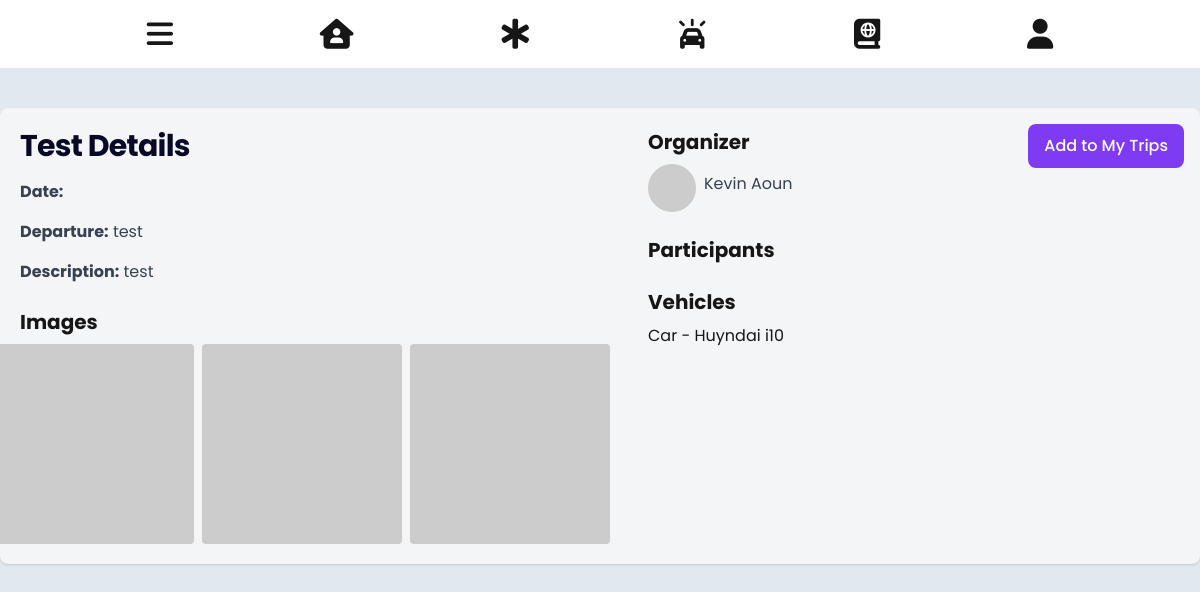
Screenshot of /tripDetails/T230001/ with the database file from the repository.
### core/models.py (models this page shows, shortened)
class Trip(models.Model):
    id_prefix = "T"
    image = models.ImageField(blank=True, null=True)
    name = models.CharField(max_length=200, null=True)
    tripID = models.CharField(max_length=500, blank=True, primary_key=True)
    userID = models.ForeignKey(Person, on_delete=models.CASCADE)
    orgID = models.ForeignKey('Organization', on_delete=models.CASCADE, blank=True, null=True)
    plateNb = models.ForeignKey('Vehicle', on_delete=models.CASCADE)
    rideDate = models.DateTimeField()
    description = models.TextField(null=True)
    nbParticipants = models.PositiveIntegerField()
    departure = models.CharField(max_length=255)
    isCompleted = models.BooleanField(default=False)
    isFeatured = models.BooleanField(default=False)
    isBookmarked = models.BooleanField(default=False)
    participants = models.ManyToManyField('Person', default='', null=True, blank=True, related_name='participants')

class Person(models.Model):
    id_prefix = 'P'
    user = models.OneToOneField(User, on_delete=models.CASCADE)
    personID = models.CharField(max_length=50, blank=True, primary_key=True)
    gender = models.CharField(max_length=100,choices=GENDER_CHOICES)
    image = models.ImageField(upload_to='person_images/', blank=True)
    dob = models.DateField()

class Vehicle(models.Model):
    plateNb = models.CharField(max_length=500, blank=True, primary_key=True)
    userID = models.ForeignKey(Person, on_delete=models.CASCADE)
    model = models.CharField(max_length=255)
    make = models.CharField(max_length=255)
    color = models.CharField(max_length=255)
    nbSeats = models.PositiveIntegerField()

### core/views.py (the view)
# urls.py: path('tripDetails/<str:trip_id>/', views.trip_details, name="tripDetails"),
def trip_details(request, trip_id):
    trip = get_object_or_404(Trip, tripID=trip_id)
    participants = trip.participants.all()
    context = {
    'trip' : trip,
    'participants' : participants
    }
    return render(request, 'tripDetails.html', context)

### core/templates/tripDetails.html (shortened to what this page needs)
{% extends 'core.html' %}
{% block tripdetails_content%}
<section class="bg-slate-200 h-screen w-screen">
    <div class="flex flex-col items-center justify-center mx-auto">
    <div class="w-full max-w-7xl h-3/4 bg-light rounded-lg shadow p-5 grid grid-cols-1 md:grid-cols-2 gap-8 mx-4 mt-10 relative">
        <div>
            <h1 class="text-2xl font-bold leading-tight tracking-tight md:text-3xl color-primary mb-4">
                {{trip.name}} Details
            </h1>
            <p class="text-gray-700 mb-4"><span class="font-bold">Date:</span>{{trip.date}}</p>
            <p class="text-gray-700 mb-4"><span class="font-bold">Departure:</span> {{trip.departure}}</p>
            <p class="text-gray-700 mb-4"><span class="font-bold">Description:</span> {{trip.description}}</p>
            <h2 class="text-xl font-bold mb-2 mt-6">Images</h2>
            <div class="flex justify-center space-x-2">
                <img class="w-50 h-50 object-cover object-center rounded" src="https://via.placeholder.com/200" alt="Trip Image 1">
                <img class="w-50 h-50 object-cover object-center rounded" src="https://via.placeholder.com/200" alt="Trip Image 2">
                <img class="w-50 h-50 object-cover object-center rounded" src="https://via.placeholder.com/200" alt="Trip Image 3">
            </div>
        </div>
        <div class="mx-8">
            {% if trip.userID != request.user.person %}
            <button class="bg-sec hover:bg-primary text-white font-medium rounded-lg px-4 py-2.5 absolute top-4 right-4 focus:outline-none focus:ring-4 focus:ring-primary-300">
                <a href="{% url 'myTrips'%}">Add to My Trips</a>
            </button>
            {% endif %}
            <h2 class="text-xl font-bold mb-2">Organizer</h2>
            <div class="flex items-center space-x-2">
                <img class="w-12 h-12 object-cover rounded-full" src="https://via.placeholder.com/50" alt="Organizer">
                <p class="text-gray-700 mb-2"><a href="#">{{trip.userID.user.first_name}} {{trip.userID.user.last_name}}</a></p>
            </div>
            <h2 class="text-xl font-bold mb-2 mt-6">Participants</h2>
            <h2 class="text-xl font-bold mb-2 mt-6">Vehicles</h2>
            <ul class="list-none pl-0">
                <li>Car - {{trip.plateNb.make}} {{trip.plateNb.model}}</li>
            </ul>
        </div>
    </div>
</div>
</section>
{%endblock%}

### rows the page displays
Trip: name "Test", departure "test", description "test", userID.user.first_name "Kevin", userID.user.last_name "Aoun", plateNb.make "Huyndai", plateNb.model "i10"
